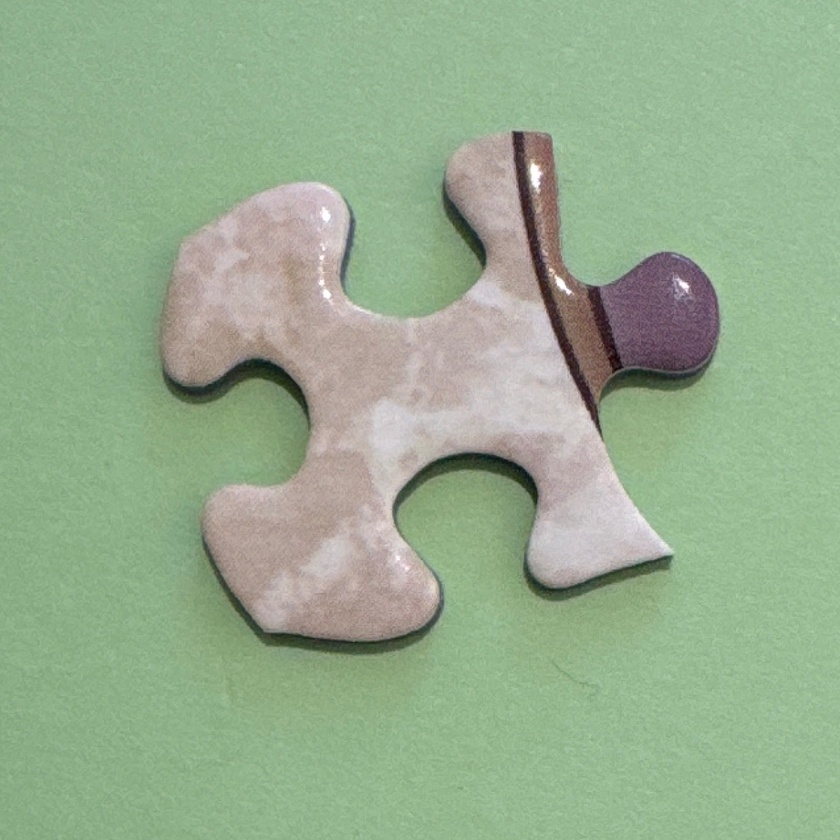
#> input picture data/eval_consistent/pieces_c10_r16.jpg, 840 x 840 px, shrunk from 1276 x 1276 before the run
$ python -i detector.py   (imports and definitions only)
#> lines starting #> are read from the running program, lines starting #| are printed output that depends on the picture; after the words box and inside, x2 and y2 are one past the last pixel; in counts of white or black regions, pixels touching at a corner belong together
from __future__ import annotations

import cv2
import numpy as np
from pathlib import Path
from dataclasses import dataclass, field
from typing import Optional


@dataclass
class DetectedPiece:
    index: int
    contour: np.ndarray
    bounding_box: tuple[int, int, int, int]  # x, y, w, h
    area: float
    mask: Optional[np.ndarray] = field(default=None, repr=False)


@dataclass
class SegmentationResult:
    pieces: list[DetectedPiece]
    count: int
    annotated_image: np.ndarray

    @property
    def bounding_boxes(self) -> list[tuple[int, int, int, int]]:
        return [p.bounding_box for p in self.pieces]


def _sample_background_color(lab_image: np.ndarray) -> np.ndarray:
    h, w = lab_image.shape[:2]
    margin = int(min(h, w) * 0.03)
    border_pixels = np.vstack([
        lab_image[:margin, :].reshape(-1, 3),
        lab_image[-margin:, :].reshape(-1, 3),
        lab_image[margin:-margin, :margin].reshape(-1, 3),
        lab_image[margin:-margin, -margin:].reshape(-1, 3),
    ])
    return np.median(border_pixels, axis=0).astype(np.float32)


def _create_foreground_mask(image: np.ndarray) -> np.ndarray:
    h, w = image.shape[:2]

    # --- Channel 1: Color distance from background ---
    blurred = cv2.GaussianBlur(image, (7, 7), 0)
    lab = cv2.cvtColor(blurred, cv2.COLOR_BGR2LAB).astype(np.float32)
    bg_color = _sample_background_color(lab)

    diff = np.sqrt(np.sum((lab - bg_color) ** 2, axis=2))
    diff_u8 = cv2.normalize(diff, None, 0, 255, cv2.NORM_MINMAX).astype(np.uint8)

    otsu_thresh, _ = cv2.threshold(
        diff_u8, 0, 255, cv2.THRESH_BINARY + cv2.THRESH_OTSU
    )
    _, color_mask = cv2.threshold(
        diff_u8, int(otsu_thresh * 0.5), 255, cv2.THRESH_BINARY
    )

    margin = max(5, int(min(h, w) * 0.02))
    border = np.concatenate([
        color_mask[:margin, :].ravel(),
        color_mask[-margin:, :].ravel(),
        color_mask[margin:-margin, :margin].ravel(),
        color_mask[margin:-margin, -margin:].ravel(),
    ])
    if np.mean(border) > 127:
        color_mask = cv2.bitwise_not(color_mask)

    # --- Channel 2: Saturation ---
    # Pieces have color (higher saturation), background is neutral gray (low saturation)
    hsv = cv2.cvtColor(image, cv2.COLOR_BGR2HSV)
    sat = hsv[:, :, 1]

    _, sat_mask = cv2.threshold(
        sat, 0, 255, cv2.THRESH_BINARY + cv2.THRESH_OTSU
    )

    border_sat = np.concatenate([
        sat_mask[:margin, :].ravel(),
        sat_mask[-margin:, :].ravel(),
        sat_mask[margin:-margin, :margin].ravel(),
        sat_mask[margin:-margin, -margin:].ravel(),
    ])
    if np.mean(border_sat) > 127:
        sat_mask = cv2.bitwise_not(sat_mask)

    # --- Combine: union of color distance and saturation evidence ---
    mask = cv2.bitwise_or(color_mask, sat_mask)

    # Morphological cleanup
    kernel = cv2.getStructuringElement(cv2.MORPH_ELLIPSE, (5, 5))
    mask = cv2.morphologyEx(mask, cv2.MORPH_CLOSE, kernel, iterations=3)
    mask = cv2.morphologyEx(mask, cv2.MORPH_OPEN, kernel, iterations=2)

    # Bridge narrow internal gaps from high-contrast surface features
    bridge_size = max(7, int(min(h, w) * 0.025)) | 1
    kernel_bridge = cv2.getStructuringElement(cv2.MORPH_ELLIPSE, (bridge_size, bridge_size))
    mask = cv2.morphologyEx(mask, cv2.MORPH_CLOSE, kernel_bridge, iterations=1)

    # Fill holes inside each contour
    contours, _ = cv2.findContours(mask, cv2.RETR_EXTERNAL, cv2.CHAIN_APPROX_SIMPLE)
    mask = np.zeros_like(mask)
    cv2.drawContours(mask, contours, -1, 255, -1)

    return mask


# [124 lines left out: function _watershed_split, not called in this run]


def _smooth_mask(mask: np.ndarray, image: Optional[np.ndarray] = None) -> np.ndarray:
    """Smooth mask edges, then refine boundary with GrabCut if image provided."""
    kernel_close = cv2.getStructuringElement(cv2.MORPH_ELLIPSE, (7, 7))
    kernel_open = cv2.getStructuringElement(cv2.MORPH_ELLIPSE, (3, 3))
    smoothed = cv2.morphologyEx(mask, cv2.MORPH_CLOSE, kernel_close, iterations=2)
    smoothed = cv2.morphologyEx(smoothed, cv2.MORPH_OPEN, kernel_open, iterations=1)
    blurred = cv2.GaussianBlur(smoothed, (9, 9), 0)
    _, smoothed = cv2.threshold(blurred, 127, 255, cv2.THRESH_BINARY)

    contours, _ = cv2.findContours(
        smoothed, cv2.RETR_EXTERNAL, cv2.CHAIN_APPROX_SIMPLE
    )
    filled = np.zeros_like(smoothed)
    cv2.drawContours(filled, contours, -1, 255, -1)

    if image is not None:
        filled = _grabcut_refine(filled, image)

    return filled


def _grabcut_refine(mask: np.ndarray, image: np.ndarray) -> np.ndarray:
    """Refine mask boundary using GrabCut color model."""
    erode_k = cv2.getStructuringElement(cv2.MORPH_ELLIPSE, (9, 9))
    dilate_k = cv2.getStructuringElement(cv2.MORPH_ELLIPSE, (11, 11))
    definite_fg = cv2.erode(mask, erode_k, iterations=2)
    probable_region = cv2.dilate(mask, dilate_k, iterations=1)

    gc_mask = np.full(mask.shape, cv2.GC_BGD, dtype=np.uint8)
    gc_mask[probable_region > 0] = cv2.GC_PR_FGD
    gc_mask[mask > 0] = cv2.GC_PR_FGD
    gc_mask[definite_fg > 0] = cv2.GC_FGD

    if cv2.countNonZero(definite_fg) == 0 or np.count_nonzero(gc_mask == cv2.GC_BGD) == 0:
        return mask

    bgd_model = np.zeros((1, 65), dtype=np.float64)
    fgd_model = np.zeros((1, 65), dtype=np.float64)

    # 決定性化（非演算法變更）：grabCut 內部 GMM 以 cv::theRNG() 隨機初始化，導致同一張
    # 照片每次去背遮罩有 ~2% 差異。每次呼叫前固定全域 RNG seed，使每張圖去背結果可重現、
    # 與呼叫順序無關，消除下游定位（尤其金字塔粗掃對近平手片）的 run 間翻動。
    cv2.setRNGSeed(20240613)
    try:
        cv2.grabCut(image, gc_mask, None, bgd_model, fgd_model, 3, cv2.GC_INIT_WITH_MASK)
    except cv2.error:
        return mask

    result_mask = np.where(
        (gc_mask == cv2.GC_FGD) | (gc_mask == cv2.GC_PR_FGD), 255, 0
    ).astype(np.uint8)

    contours, _ = cv2.findContours(
        result_mask, cv2.RETR_EXTERNAL, cv2.CHAIN_APPROX_SIMPLE
    )
    result = np.zeros_like(mask)
    cv2.drawContours(result, contours, -1, 255, -1)
    return result


# [8 lines left out: function _bbox_iou, not called in this run]


def _nms(pieces: list[DetectedPiece], iou_threshold: float = 0.3) -> list[DetectedPiece]:
    if len(pieces) <= 1:
        return pieces
    pieces = sorted(pieces, key=lambda p: p.area, reverse=True)
    keep = []
    for piece in pieces:
        if all(
            _bbox_iou(piece.bounding_box, k.bounding_box) < iou_threshold
            for k in keep
        ):
            keep.append(piece)
    return keep


def segment_pieces(image: np.ndarray) -> SegmentationResult:
    h, w = image.shape[:2]
    image_area = h * w

    mask = _create_foreground_mask(image)

    min_piece_area = image_area * 0.003
    num_labels, labels, stats, _ = cv2.connectedComponentsWithStats(
        mask, connectivity=8
    )

    candidates: list[tuple[np.ndarray, np.ndarray]] = []
    for label_id in range(1, num_labels):
        area = stats[label_id, cv2.CC_STAT_AREA]
        if area < min_piece_area:
            continue

        component_mask = (labels == label_id).astype(np.uint8) * 255

        dist = cv2.distanceTransform(component_mask, cv2.DIST_L2, 5)
        dist_norm = cv2.normalize(dist, None, 0, 1.0, cv2.NORM_MINMAX)
        _, peaks = cv2.threshold(dist_norm, 0.4, 1.0, cv2.THRESH_BINARY)
        num_peaks, _ = cv2.connectedComponents(peaks.astype(np.uint8))

        if num_peaks <= 2:
            contours, _ = cv2.findContours(
                component_mask, cv2.RETR_EXTERNAL, cv2.CHAIN_APPROX_SIMPLE
            )
            if contours:
                candidates.append((contours[0], component_mask))
        else:
            split = _watershed_split(component_mask, image, min_piece_area)
            valid = [(c, m) for c, m in split
                     if cv2.contourArea(c) >= area * 0.15]
            if len(valid) >= 2:
                candidates.extend(valid)
            else:
                contours, _ = cv2.findContours(
                    component_mask, cv2.RETR_EXTERNAL, cv2.CHAIN_APPROX_SIMPLE
                )
                if contours:
                    candidates.append((contours[0], component_mask))

    if not candidates:
        return SegmentationResult(
            pieces=[], count=0, annotated_image=image.copy()
        )

    # Median-based area filter
    areas = sorted([cv2.contourArea(c) for c, _ in candidates], reverse=True)
    median_area = areas[len(areas) // 2]
    area_min = median_area * 0.3
    area_max = median_area * 5.0

    pieces = []
    for contour, pmask in candidates:
        area = cv2.contourArea(contour)
        if area < area_min or area > area_max:
            continue
        hull_area = cv2.contourArea(cv2.convexHull(contour))
        solidity = area / hull_area if hull_area > 0 else 0
        if solidity < 0.4:
            continue

        # Smooth each piece mask for cleaner contours
        pmask = _smooth_mask(pmask, image)
        contours_smooth, _ = cv2.findContours(
            pmask, cv2.RETR_EXTERNAL, cv2.CHAIN_APPROX_SIMPLE
        )
        if not contours_smooth:
            continue
        contour = max(contours_smooth, key=cv2.contourArea)
        bbox = cv2.boundingRect(contour)
        area = cv2.contourArea(contour)

        pieces.append(DetectedPiece(
            index=len(pieces),
            contour=contour,
            bounding_box=bbox,
            area=area,
            mask=pmask,
        ))

    pieces = _nms(pieces)

    for i, piece in enumerate(pieces):
        piece.index = i

    annotated = image.copy()
    for piece in pieces:
        x, y, bw, bh = piece.bounding_box
        cv2.drawContours(annotated, [piece.contour], -1, (0, 255, 0), 2)
        cv2.rectangle(annotated, (x, y), (x + bw, y + bh), (255, 0, 0), 1)
        cv2.putText(
            annotated, str(piece.index), (x + 5, y + 25),
            cv2.FONT_HERSHEY_SIMPLEX, 0.8, (0, 0, 255), 2,
        )

    return SegmentationResult(
        pieces=pieces,
        count=len(pieces),
        annotated_image=annotated,
    )


# [45 lines left out: functions extract_piece_images, save_results, not called in this run]

>>> import cv2
>>> picture = cv2.imread('../../../data/eval_consistent/pieces_c10_r16.jpg')
#> picture is the input picture: shape (840, 840, 3); mean B, G, R 143, 173.5, 150.5
>>> result = segment_pieces(picture)
#> in _create_foreground_mask, `lab = cv2.cvtColor(blurred, cv2.COLOR_BGR2LAB).astype(np.float32)`:
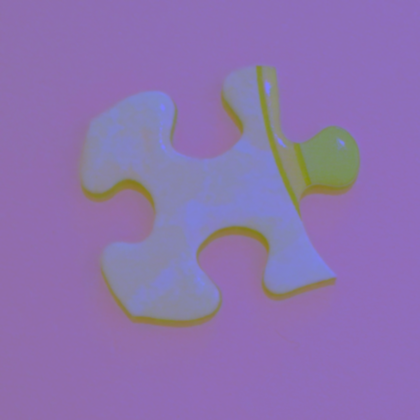
#> lab: shape (840, 840, 3) float32 (shown at 1/2 size); mean B, G, R 174.7, 115, 140.9
#> in _create_foreground_mask, `bg_color = _sample_background_color(lab)`: bg_color = [182, 109, 144]
#> in _create_foreground_mask, `diff_u8 = cv2.normalize(diff, None, 0, 255, cv2.NORM_MINMAX).astype(np..`:
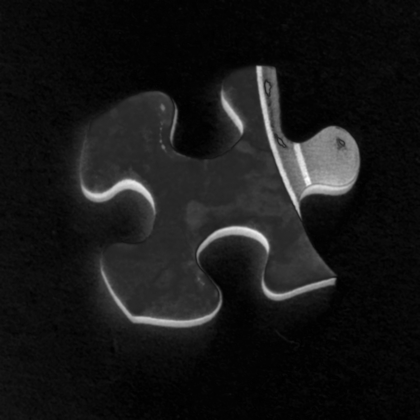
#> diff_u8: shape (840, 840) (shown at 1/2 size); min 0, max 254, mean 23.2
#> in _create_foreground_mask, `otsu_thresh, _ = cv2.threshold( diff_u8, 0, 255, cv2.THRESH_BINARY + c..`: otsu_thresh = 78
#> in _create_foreground_mask, `_, color_mask = cv2.threshold( diff_u8, int(otsu_thresh * 0.5), 255, c..`:
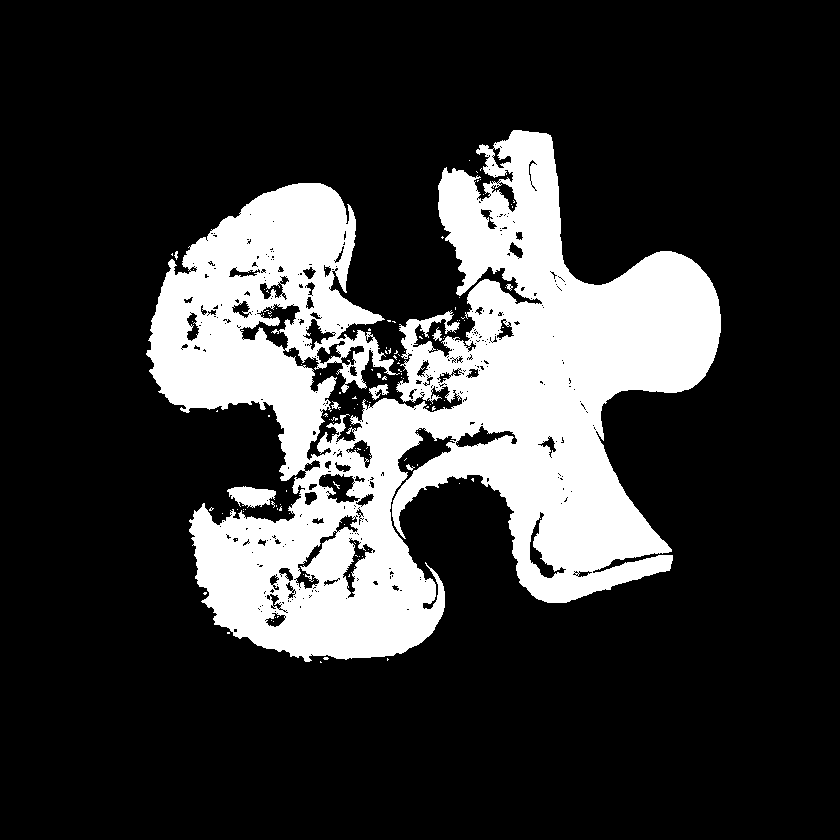
#> color_mask: shape (840, 840); 21.1% white; 126 white regions (118 under 20 px), largest, box (x1, y1, x2, y2) and area: (146, 130, 721, 662) 147669, (227, 486, 276, 508) 700, (369, 384, 389, 400) 155
#> in _create_foreground_mask, `_, sat_mask = cv2.threshold( sat, 0, 255, cv2.THRESH_BINARY + cv2.THRE..`:
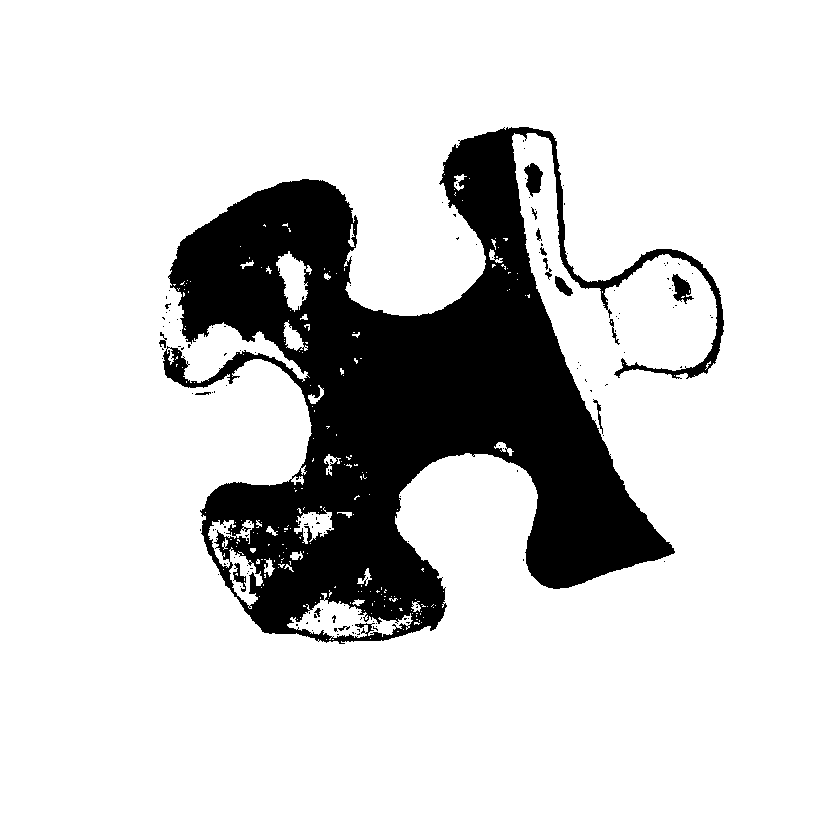
#> sat_mask: shape (840, 840); 83% white; 148 black regions (132 under 20 px), largest, box (x1, y1, x2, y2) and area: (163, 127, 724, 644) 117740, (524, 163, 543, 197) 399, (672, 274, 694, 304) 347
#> in _create_foreground_mask, `contours, _ = cv2.findContours(mask, cv2.RETR_EXTERNAL, cv2.CHAIN_APPR..`: contours = 1 contour; box (x1, y1, x2, y2) and area: (147, 127, 724, 663) 176785
#> in segment_pieces, `num_labels, labels, stats, _ = cv2.connectedComponentsWithStats( mask,..`: num_labels = 2; stats = [[0, 0, 840, 840, 527569], [147, 127, 577, 536, 178031]]
#> the loop in segment_pieces, `for label_id in range(1, num_labels):` made 1 pass
#> (area, num_peaks) on pass 1: (178031, 2)
#> pass 1, in segment_pieces, `_, peaks = cv2.threshold(dist_norm, 0.4, 1.0, cv2.THRESH_BINARY)`:
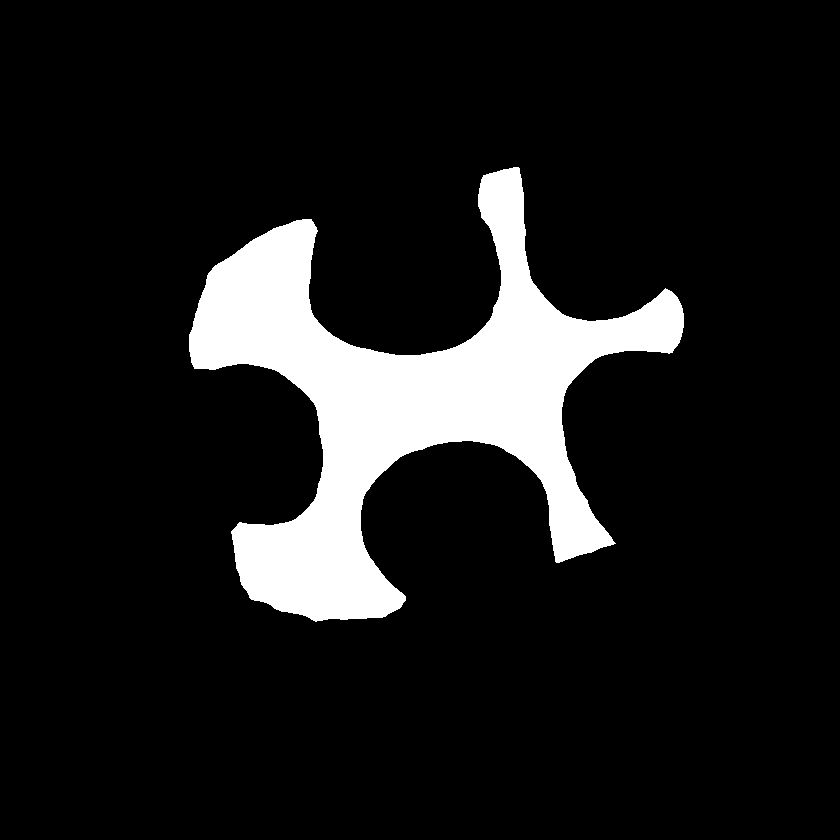
#> peaks: shape (840, 840) float32; values 0 (black) and 1 (white), 10.9% white; 1 white region, box (x1, y1, x2, y2) and area: (189, 167, 684, 622) 76760
#> after the loop in segment_pieces, `for label_id in range(1, num_labels):`: candidates = 1 item
#> in segment_pieces, `areas = sorted([cv2.contourArea(c) for c, _ in candidates], reverse=Tr..`: areas = [176785]
#> in segment_pieces, `median_area = areas[len(areas) // 2]`: median_area = 176785
#> in segment_pieces, `area_min = median_area * 0.3`: area_min = 53035.5
#> in segment_pieces, `area_max = median_area * 5.0`: area_max = 883925
#> the loop in segment_pieces, `for contour, pmask in candidates:` made 1 pass
#> (hull_area, solidity, kernel_open in _smooth_mask, bbox) on pass 1: (237523, 0.744, [[0, 1, 0], [1, 1, 1], [0, 1, 0]], (153, 127, 572, 529))
#> after the loop in segment_pieces, `for contour, pmask in candidates:`: pieces = 1 item
#> the loop in segment_pieces, `for i, piece in enumerate(pieces):` made 1 pass
#> piece.index on pass 1: 0
#> the loop in segment_pieces, `for piece in pieces:` made 1 pass
#> (x, y, bw, bh) on pass 1: (153, 127, 572, 529)
#> after the loop in segment_pieces, `for piece in pieces:`:
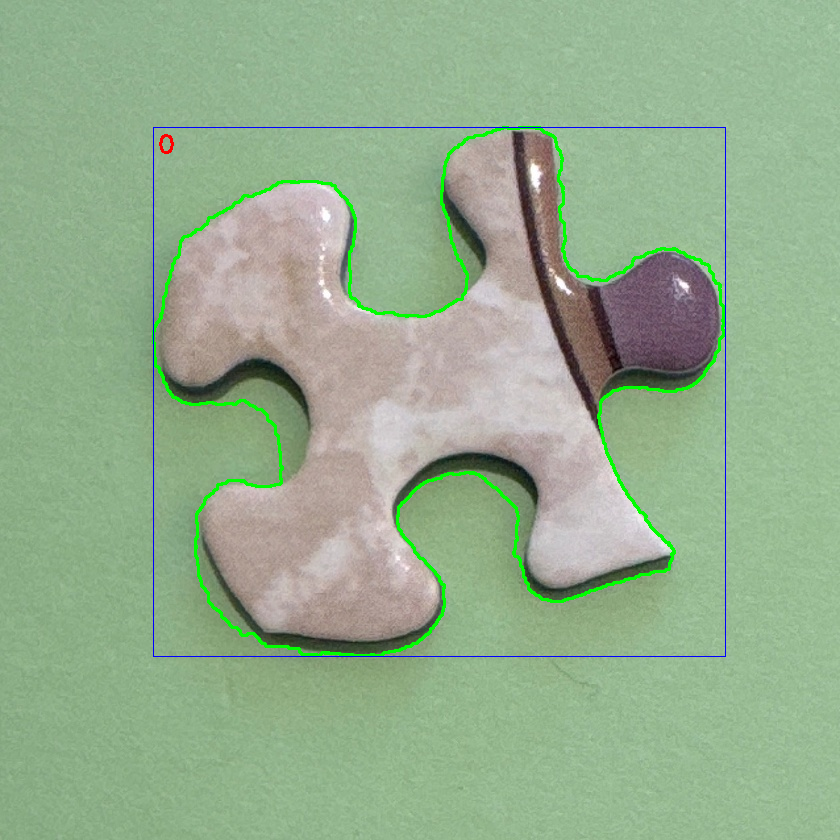
#> annotated: shape (840, 840, 3); 1.64% of pixels changed, all inside (x1, y1, x2, y2) = (152, 126, 726, 657)
